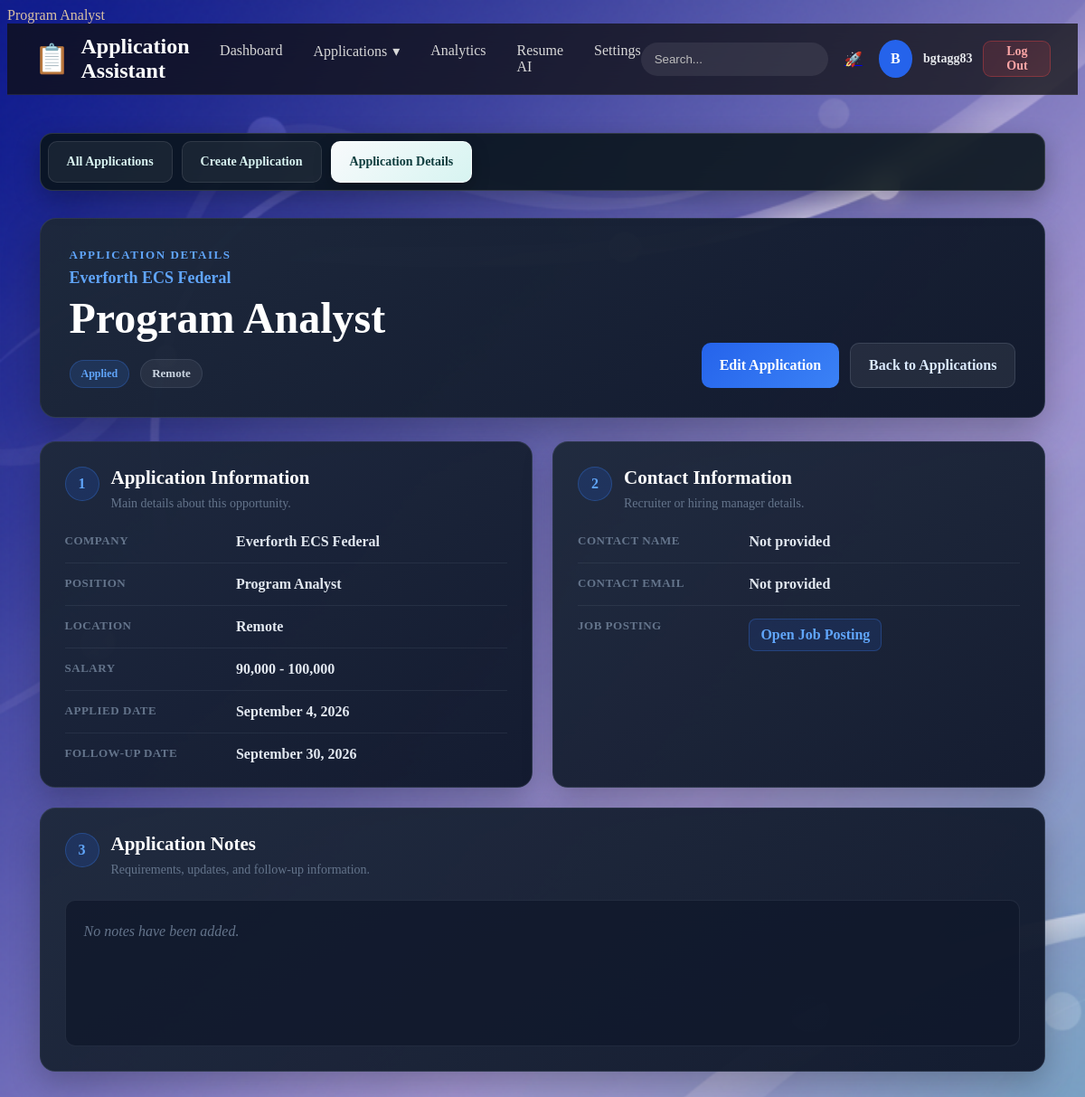
/applications/10/ (signed in), run on the app's committed database.
### applications/models.py (models this page shows, shortened)
class JobApplication(models.Model):
    STATUS_CHOICES = [
        ('saved', 'Saved'),
        ('applied', 'Applied'),
        ('screening', 'Screening'),
        ('interviewing', 'Interviewing'),
        ('offer', 'Offer'),
        ('rejected', 'Rejected'),
        ('accepted', 'Accepted'),
        ('withdrawn', 'Withdrawn'),
    ]
    user = models.ForeignKey(
        settings.AUTH_USER_MODEL,
        on_delete=models.CASCADE,
        related_name="job_applications",
    )
    company = models.CharField(
        max_length=150,
    )
    position = models.CharField(
        max_length=150,
    )
    status = models.CharField(
        max_length=20,
        choices=STATUS_CHOICES,
        default="saved",
    )
    location = models.CharField(
        max_length=150,
        blank=True,
    )
    job_url = models.URLField(
        max_length=500,
        blank=True,
    )
    contact_name = models.CharField(
        max_length=150,
        blank=True,
    )
    contact_email = models.EmailField(
        blank=True,
    )
    salary = models.CharField(
        max_length=100,
        blank=True,
    )
    applied_date = models.DateField(
        null=True,
        blank=True,
    )
    follow_up_date = models.DateField(
        null=True,
        blank=True,
    )
    notes = models.TextField(
        blank=True,
    )
    created_at = models.DateTimeField(
        auto_now_add=True,
    )
    updated_at = models.DateTimeField(
        auto_now=True,
    )
    class Meta:
        ordering = ["-created_at"]

### applications/views.py (the view)
class ApplicationDetailView(
    LoginRequiredMixin,
    DetailView,
):
    model = JobApplication
    template_name = (
        "applications/application_detail.html"
    )
    context_object_name = "application"
    def get_queryset(self):
        return JobApplication.objects.filter(
            user=self.request.user
        )

### templates/applications/application_detail.html (shortened to what this page needs)
{% extends "base.html" %}
{% load static %}
{% block extra_css %}
<link
    rel="stylesheet"
    href="{% static 'css/application-detail.css' %}"
>
<link
    rel="stylesheet"
    href="{% static 'css/application-shared.css' %}"
>
{% endblock %}
{% block content %}
<section class="application-page">
    <nav class="application-tabs">
        <a
            href="{% url 'applications:application-list' %}"
            class="application-tab"
        >
            All Applications
        </a>
        <a
            href="{% url 'applications:application-create' %}"
            class="application-tab"
        >
            Create Application
        </a>
        <a
            href="{% url 'applications:application-detail' application.pk %}"
            class="application-tab active"
        >
            Application Details
        </a>
    </nav>
    <header class="application-detail-header">
        <div class="application-detail-title">
            <p class="application-eyebrow">
                Application details
            </p>
            <p class="detail-company">
                {{ application.company }}
            </p>
            <h1>
                {{ application.position }}
            </h1>
            <div class="detail-header-meta">
                <span class="status-badge status-{{ application.status }}">
                    {{ application.get_status_display }}
                </span>
                {% if application.location %}
                    <span class="detail-location">
                        {{ application.location }}
                    </span>
                {% endif %}
            </div>
        </div>
        <div class="detail-actions">
            <a
                href="{% url 'applications:application-update' application.pk %}"
                class="edit-application-button"
            >
                Edit Application
            </a>
            <a
                href="{% url 'applications:application-list' %}"
                class="back-applications-button"
            >
                Back to Applications
            </a>
        </div>
    </header>
    <div class="application-detail-grid">
        <article class="application-detail-card">
            <div class="detail-card-heading">
                <span class="detail-card-number">1</span>
                <div>
                    <h2>Application Information</h2>
                    <p>
                        Main details about this opportunity.
                    </p>
                </div>
            </div>
            <dl class="detail-data-list">
                <div class="detail-data-row">
                    <dt>Company</dt>
                    <dd>{{ application.company }}</dd>
                </div>
                <div class="detail-data-row">
                    <dt>Position</dt>
                    <dd>{{ application.position }}</dd>
                </div>
                <div class="detail-data-row">
                    <dt>Location</dt>
                    <dd>
                        {{ application.location|default:"Not provided" }}
                    </dd>
                </div>
                <div class="detail-data-row">
                    <dt>Salary</dt>
                    <dd>
                        {{ application.salary|default:"Not provided" }}
                    </dd>
                </div>
                <div class="detail-data-row">
                    <dt>Applied Date</dt>
                    <dd>
                        {% if application.applied_date %}
                            {{ application.applied_date|date:"F j, Y" }}
                        {% else %}
                            Not provided
                        {% endif %}
                    </dd>
                </div>
                <div class="detail-data-row">
                    <dt>Follow-Up Date</dt>
                    <dd>
                        {% if application.follow_up_date %}
                            {{ application.follow_up_date|date:"F j, Y" }}
                        {% else %}
                            Not scheduled
                        {% endif %}
                    </dd>
                </div>
            </dl>
        </article>
        <article class="application-detail-card">
            <div class="detail-card-heading">
                <span class="detail-card-number">2</span>
                <div>
                    <h2>Contact Information</h2>
                    <p>
                        Recruiter or hiring manager details.
                    </p>
                </div>
            </div>
            <dl class="detail-data-list">
                <div class="detail-data-row">
                    <dt>Contact Name</dt>
                    <dd>
                        {{ application.contact_name|default:"Not provided" }}
                    </dd>
                </div>
                <div class="detail-data-row">
                    <dt>Contact Email</dt>
                    <dd>
                        {% if application.contact_email %}
                            <a href="mailto:{{ application.contact_email }}">
                                {{ application.contact_email }}
                            </a>
                        {% else %}
                            Not provided
                        {% endif %}
                    </dd>
                </div>
                <div class="detail-data-row">
                    <dt>Job Posting</dt>
                    <dd>
                        {% if application.job_url %}
                            <a
                                href="{{ application.job_url }}"
                                target="_blank"
                                rel="noopener noreferrer"
                                class="job-posting-link"
                            >
                                Open Job Posting
                            </a>
                        {% else %}
                            Not provided
                        {% endif %}
                    </dd>
                </div>
            </dl>
        </article>
        <article class="application-detail-card detail-notes-card">
            <div class="detail-card-heading">
                <span class="detail-card-number">3</span>
                <div>
                    <h2>Application Notes</h2>
                    <p>
                        Requirements, updates, and follow-up information.
                    </p>
                </div>
            </div>
            <div class="detail-notes-content">
                {% if application.notes %}
                    {{ application.notes|linebreaks }}
                {% else %}
                    <p class="empty-detail-text">
                        No notes have been added.
                    </p>
                {% endif %}
            </div>
        </article>
    </div>
</section>
{% endblock %}

### templates/base.html (shortened to what this page needs)
{% load static %}
<!DOCTYPE html>
<html lang="en">
<head>
    <link rel="stylesheet" href="{% static 'css/styles.css' %}">
    <link rel="stylesheet" href="{% static 'css/navbar.css' %}">
    {% block extra_css %}
    {% endblock %}
</head>
<body>
    <header class="navbar">
        <div class="navbar-container">
            <a href="{% url 'applications:home' %}" class="logo">
                <span class="logo-icon">📋</span>
                <span>Application Assistant</span>
            </a>
            <nav class="nav-links">
                <a href="{% url 'applications:home' %}">
                    Dashboard
                </a>
                <div class="nav-dropdown">
                    <button
                        type="button"
                        class="dropdown-toggle"
                    >
                        Applications
                        <span>▾</span>
                    </button>
                </div>
                <a href="{% url 'applications:analytics' %}">
                    Analytics
                </a>
                <a href="{% url 'applications:resume-ai' %}">
                    Resume AI
                </a>
                <a href="{% url 'applications:settings' %}">
                    Settings
                </a>
            </nav>
            <div class="navbar-right">
                <input
                    type="search"
                    placeholder="Search..."
                    class="navbar-search"
                >
                <a href="{% url 'applications:register' %}" title="Register">
                    <span role="img" aria-label="Register">🚀</span>
                </a>
                {% if user.is_authenticated %}
                    <div class="user-menu">
                        <div class="avatar">
                            {{ user.username|first|upper }}
                        </div>
                        <span class="welcome-text">
                            {{ user.username }}
                        </span>
                        <form
                            action="{% url 'logout' %}"
                            method="post"
                            class="logout-form"
                        >
                            <button
                                type="submit"
                                class="logout-button"
                            >
                                Log Out
                            </button>
                        </form>
                    </div>
                {% else %}
                    <a
                        href="{% url 'login' %}" title="Log In">
                    <span role = "img" aria-label="Log In">🗝️</span>
                    </a>
                {% endif %}
            </div>
        </div>
    </header>
    <main>
        {% block content %}
        {% endblock %}
    </main>
</body>
</html>

### static/css/styles.css (style rules this page uses)
body { background-image: url('../images/background.png'); background-size: cover; color: rgb(218, 193, 162); }

### static/css/navbar.css (style rules this page uses)
.navbar { position:sticky; top:0; z-index:1000; backdrop-filter:blur(18px); -webkit-backdrop-filter:blur(18px); background:rgba(15,15,15,.75); border-bottom:1px solid rgba(255,255,255,.08); }
.navbar-container { width:min(1400px,95%); margin:auto; height:78px; display:flex; justify-content:space-between; align-items:center; }
.logo { display:flex; align-items:center; gap:12px; color:white; text-decoration:none; font-size:24px; font-weight:700; }
.logo-icon { font-size:32px; }
.nav-links { display:flex; gap:34px; }
.nav-links a { position:relative; color:#d8d8d8; text-decoration:none; font-weight:500; transition:.25s; }
.nav-links a::after { content:""; position:absolute; left:0; bottom:-8px; width:0; height:2px; background:#3b82f6; transition:.3s; }
.navbar-right { display:flex; align-items:center; gap:18px; }
.navbar-search { width:220px; padding:11px 15px; border:none; border-radius:999px; background:rgba(255,255,255,.08); color:white; }
.navbar-search::placeholder { color:#bdbdbd; }
.avatar { width:42px; height:42px; border-radius:50%; display:flex; justify-content:center; align-items:center; background:#2563eb; color:white; font-weight:700; transition:.25s; }
.user-menu { display: flex; align-items: center; gap: 12px; }
.welcome-text { color: #e5e7eb; font-size: 14px; font-weight: 600; }
.logout-form { margin: 0; }
.logout-button, .login-button { display: inline-flex; align-items: center; justify-content: center; min-height: 40px; padding: 0 16px; border: none; border-radius: 9px; font-family: inherit; font-size: 14px; font-weight: 700; text-decoration: none; cursor: pointer; transition: transform 0.2s ease, background-color 0.2s ease, box-shadow 0.2s ease; }
.logout-button { background: rgba(239, 68, 68, 0.14); color: #fca5a5; border: 1px solid rgba(239, 68, 68, 0.35); }
.nav-dropdown { position: relative; }
.dropdown-toggle { display: flex; align-items: center; gap: 6px; padding: 0; background: transparent; color: #d8d8d8; border: none; font-family: inherit; font-size: inherit; font-weight: 500; cursor: pointer; }

### static/css/application-shared.css (style rules this page uses)
.application-page { width: min(1400px, 94%); margin: 0 auto; padding: 42px 0 70px; color: #f8fafc; }
.application-eyebrow { margin: 0 0 7px; color: #60a5fa; font-size: 13px; font-weight: 800; letter-spacing: 0.12em; text-transform: uppercase; }
.application-tabs { display: flex; align-items: center; gap: 10px; margin-bottom: 28px; padding: 8px; overflow-x: auto; background: rgba(8, 20, 24, 0.88); border: 1px solid rgba(255, 255, 255, 0.14); border-radius: 14px; box-shadow: 0 10px 28px rgba(0, 0, 0, 0.28); backdrop-filter: blur(12px); -webkit-backdrop-filter: blur(12px); }
.application-tab { display: inline-flex; align-items: center; justify-content: center; flex: 0 0 auto; min-height: 44px; padding: 0 20px; background: rgba(255, 255, 255, 0.06); color: #d8f3f1; border: 1px solid rgba(255, 255, 255, 0.1); border-radius: 10px; font-size: 14px; font-weight: 750; text-decoration: none; white-space: nowrap; transition: background-color 0.2s ease, color 0.2s ease, border-color 0.2s ease, transform 0.2s ease, box-shadow 0.2s ease; }
.application-tab.active { background: linear-gradient( 135deg, #f8fafc, #d7f4f1 ); color: #0f3d3e; border-color: rgba(255, 255, 255, 0.7); box-shadow: 0 8px 20px rgba(0, 0, 0, 0.24); }
.status-badge { display: inline-flex; align-items: center; justify-content: center; padding: 7px 12px; background: rgba(100, 116, 139, 0.18); color: #cbd5e1; border: 1px solid rgba(148, 163, 184, 0.18); border-radius: 999px; font-size: 12px; font-weight: 750; white-space: nowrap; }
.status-applied, .status-screening { background: rgba(59, 130, 246, 0.16); color: #60a5fa; border-color: rgba(59, 130, 246, 0.28); }

### data on the page
JobApplication: company "Everforth ECS Federal", position "Program Analyst", status "Applied", location "Remote", salary "90,000 - 100,000", applied_date "September 4, 2026", follow_up_date "September 30, 2026", contact_name "Not provided"

### other printed values
{{ user.username|first|upper }} "B"
{{ user.username }} "bgtagg83"
